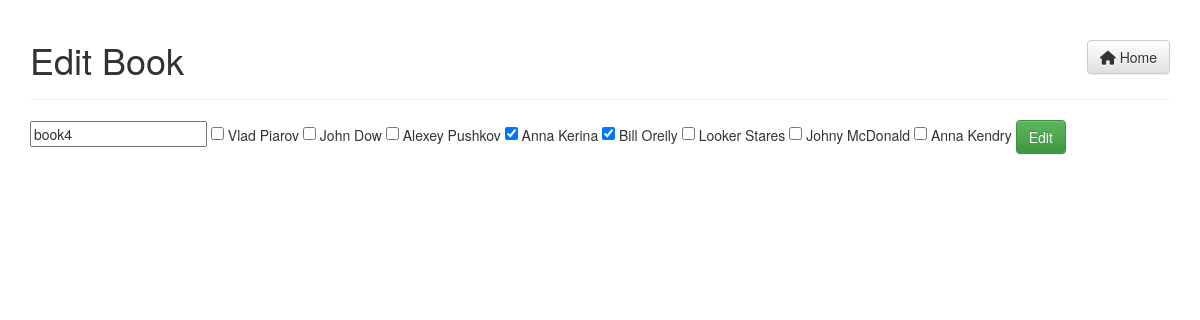
Page /?controller=book&action=edit&id=12 on the committed database.
### tables this page shows
CREATE TABLE `books` (
  `id` int(11) NOT NULL,
  `name` varchar(128) NOT NULL
);

CREATE TABLE `authors` (
  `id` int(11) NOT NULL,
  `name` varchar(128) NOT NULL
);

### Controllers/Controller.php (called while the page is built, shortened)
<?php
class Controller
{
    public function __construct()
    {
        $this->conn = new mysqli(Config::$host, Config::$login, Config::$password, Config::$dbname);
    }
    public function render($name, $vars, $layout = null)
    {
        extract($vars);
        include 'Views/'.$name.'.php';
    }
}

### Controllers/BookController.php (called while the page is built, shortened)
<?php
class BookController extends Controller
{
    public function editAction()
    {
        $sql = 'SELECT * FROM books WHERE id='.$_GET['id'];
        $book = $this->conn->query($sql);
        $sql = 'SELECT * FROM authors';
        $authors = $this->conn->query($sql);
        $sql = 'SELECT author_id FROM authors_books WHERE book_id='.$_GET['id'];
        $checked_authors = $this->conn->query($sql);
        $checked_authors = $checked_authors->fetch_all(MYSQLI_ASSOC);
        $checked_author_ids = [];
        foreach ($checked_authors as $checked_author) {
            $checked_author_ids[] = $checked_author['author_id'];
        }
        $this->render('book_edit', [
            'book'               => $book->fetch_assoc(),
            'authors'            => $authors->fetch_all(MYSQLI_ASSOC),
            'checked_author_ids' => $checked_author_ids,
        ], 'layout');
    }
}

### index.php (called while the page is built, shortened)
<?php
require_once 'Config.php';
require_once 'Controllers/Controller.php';
Route::start();

### Views/book_edit.php (the view)
<div class="page-header">
    <a class="btn btn-default pull-right" href="/"><i class="fa fa-home"></i> Home</a>
    <h1>Edit Book</h1>
</div>
<form action="" method="post" enctype="multipart/form-data">
    <input type="text" name="name" value="<?=$book['name']?>" required>
    <?php foreach ($authors as $author): ?>
        <input
            <?php if (in_array($author['id'], $checked_author_ids)): ?> checked <?php endif ?>
                type="checkbox"
                name="authors[]"
                value="<?=$author['id']?>"
        >
        <?=$author['name']?>
    <?php endforeach; ?>
    <input type="submit" value="Edit" class="btn btn-success">
</form>

### rows in the picture
books: name "book4"
authors: name "Vlad Piarov"
authors: name "John Dow"
authors: name "Alexey Pushkov"
authors: id "☑", name "Anna Kerina"
authors: id "☑", name "Bill Oreily"
authors: name "Looker Stares"
authors: name "Johny McDonald"
authors: name "Anna Kendry"
